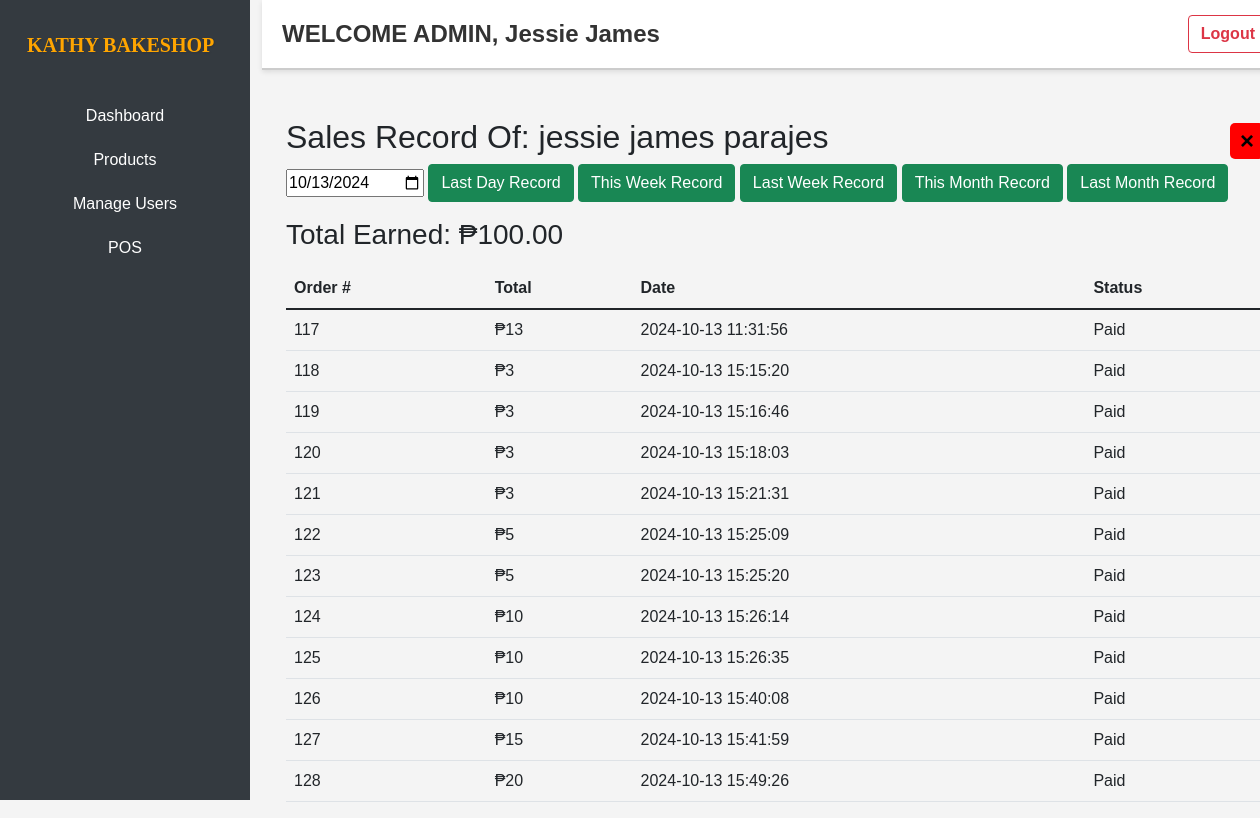
Screenshot of /Admin-WEB/dashboard/Total_cashier/daily_cashier.php?cashier_id=36 (signed in) with the database file from the repository.
### tables this page shows
CREATE TABLE `users` (
  `id` int(11) NOT NULL,
  `first_name` varchar(25) NOT NULL,
  `last_name` varchar(25) NOT NULL,
  `username` varchar(30) NOT NULL,
  `password` varchar(255) NOT NULL,
  `ifadmin` int(11) NOT NULL,
  `role` enum('admin','staff','','') NOT NULL
);

CREATE TABLE `orders` (
  `id` int(11) NOT NULL,
  `user_id` int(11) NOT NULL,
  `total` int(11) NOT NULL,
  `date` timestamp NOT NULL DEFAULT current_timestamp() ON UPDATE current_timestamp(),
  `status` text NOT NULL
);

### Actions/daily_sale_per_cashier.php (called while the page is built, shortened)
<?php
$database = new Database();
$conn = $database->conn;
$cashier_id = isset($_GET['cashier_id']) ? (int)$_GET['cashier_id'] : 0;
$selected_date = isset($_POST['selected_date']) ? $_POST['selected_date'] : date('Y-m-d');
if ($cashier_id > 0) {
    $cashier_sql = "SELECT first_name, last_name FROM users WHERE id = ?";
    $stmt = $conn->prepare($cashier_sql);
    $stmt->bind_param("i", $cashier_id);
    $stmt->execute();
    $stmt->bind_result($first_name, $last_name);
    $cashier_name = htmlspecialchars($first_name . ' ' . $last_name);
}
$date_start = $date_end = "";
if (isset($_POST['range'])) {
    switch ($_POST['range']) {
        case 'today':
            $date_start = $date_end = date('Y-m-d');
            break;
        case 'last_day':
            $date_start = $date_end = date('Y-m-d', strtotime('-1 day'));
            break;
        case 'this_week':
            $date_start = date('Y-m-d', strtotime('monday this week'));
            $date_end = date('Y-m-d', strtotime('sunday this week'));
            break;
        case 'last_week':
            $date_start = date('Y-m-d', strtotime('monday last week'));
            $date_end = date('Y-m-d', strtotime('sunday last week'));
            break;
        case 'this_month':
            $date_start = date('Y-m-01');
            $date_end = date('Y-m-t');
            break;
        case 'last_month':
            $date_start = date('Y-m-01', strtotime('first day of last month'));
            $date_end = date('Y-m-t', strtotime('last day of last month'));
            break;
    }
} else {
    $date_start = $selected_date;
    $date_end = $selected_date;
}
$sql = "
    SELECT * FROM orders
    WHERE user_id = ? AND DATE(date) BETWEEN ? AND ? AND status = 'completed'
";
$stmt = $conn->prepare($sql);
$stmt->bind_param("iss", $cashier_id, $date_start, $date_end);
$stmt->execute();
$result = $stmt->get_result();

### Admin-WEB/dashboard/Total_cashier/daily_cashier.php (the view, shortened to what this page needs)
<?php
include_once '../../../Actions/daily_sale_per_cashier.php';
include "../includes/header.php";
?>
<body>
    <div class="container mt-5">
        <div class="d-flex justify-content-between align-items-center">
            <h2>Sales Record Of: <?php echo htmlspecialchars($cashier_name); ?></h2>
            <a href="../Total_cashier/" style="margin-left: 2px; text-decoration: none; color: black; background-color: red; padding: 0px 10px; font-size: 1.5em; font-weight: bold; border-radius: 5px; display: inline-block; cursor: pointer;">&times;</a>
        </div>
        <form method="POST" action="">
            <input type="date" name="selected_date" value="<?php echo htmlspecialchars($selected_date); ?>" required onchange="this.form.submit();">
            <button name="range" value="last_day" class="btn btn-success">Last Day Record</button>
            <button name="range" value="this_week" class="btn btn-success">This Week Record</button>
            <button name="range" value="last_week" class="btn btn-success">Last Week Record</button>
            <button name="range" value="this_month" class="btn btn-success">This Month Record</button>
            <button name="range" value="last_month" class="btn btn-success">Last Month Record</button>
        <?php
        $total_sales = 0;
        if ($result->num_rows > 0) {
            while ($row = $result->fetch_assoc()) {
                $total_sales += $row['total'];
            }
        }
        ?>
        <h3 class="mt-3">Total Earned: ₱<?php echo number_format($total_sales, 2); ?></h3>
        <table class="table mt-3">
            <thead>
                <tr>
                    <th>Order #</th>
                    <th>Total</th>
                    <th>Date</th>
                    <th>Status</th>
                </tr>
            </thead>
            <tbody>
                <?php
                $result->data_seek(0);
                if ($result->num_rows > 0) {
                    while ($row = $result->fetch_assoc()) {
                        echo "<tr>";
                        echo "<td>" . htmlspecialchars($row['id']) . "</td>";
                        echo "<td>₱" . htmlspecialchars($row['total']) . "</td>";
                        echo "<td>" . htmlspecialchars($row['date']) . "</td>";
                        echo "<td>" . htmlspecialchars($row['status'] === 'completed' ? 'Paid' : $row['status']) . "</td>";
                        echo "</tr>";
                    }
                } else {
                    echo "<tr>";
                    echo "<td colspan='4'>No completed cashiered found for this date</td>";
                    echo "</tr>";
                }
                ?>
            </tbody>
        </table>
    </div>

### Admin-WEB/dashboard/includes/header.php (style rules this page uses)
body { overflow-x: hidden; font-family: Arial, sans-serif; background-color: #f4f4f4; margin: 0; }

### rows the page displays
users: cashier_name "jessie james parajes"
orders: id "117", total "13", date "2024-10-13 11:31:56", status "Paid"
orders: id "118", total "3", date "2024-10-13 15:15:20", status "Paid"
orders: id "119", total "3", date "2024-10-13 15:16:46", status "Paid"
orders: id "120", total "3", date "2024-10-13 15:18:03", status "Paid"
orders: id "121", total "3", date "2024-10-13 15:21:31", status "Paid"
orders: id "122", total "5", date "2024-10-13 15:25:09", status "Paid"
orders: id "123", total "5", date "2024-10-13 15:25:20", status "Paid"
orders: id "124", total "10", date "2024-10-13 15:26:14", status "Paid"
orders: id "125", total "10", date "2024-10-13 15:26:35", status "Paid"
orders: id "126", total "10", date "2024-10-13 15:40:08", status "Paid"
orders: id "127", total "15", date "2024-10-13 15:41:59", status "Paid"
orders: id "128", total "20", date "2024-10-13 15:49:26", status "Paid"

### other values shown
$_SESSION['user_name'] "Jessie James"
$total_sales "100.00"
